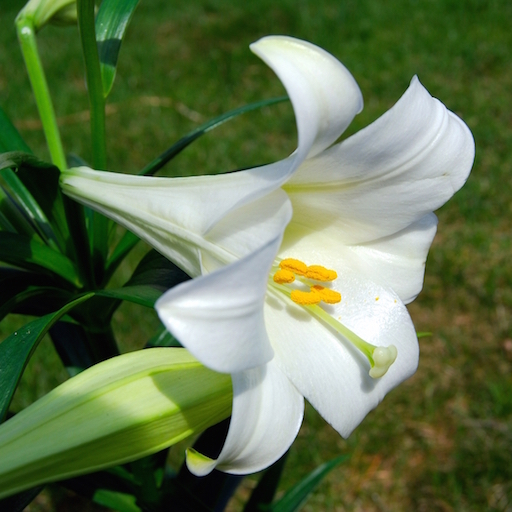
#> input picture 6.ML/data/lily.jpg, 512 x 512 px
$ python quant.py   (older library calls are emulated)
#> lines starting #> are read from the running program, lines starting #| are printed output that depends on the picture
# -*- coding: utf-8 -*-
from __future__ import unicode_literals
import numpy as np
import scipy.misc as sm
import sklearn.cluster as sc
import matplotlib.pyplot as mp
image = sm.imread('../../data/lily.jpg',
                  True).astype(np.uint8)
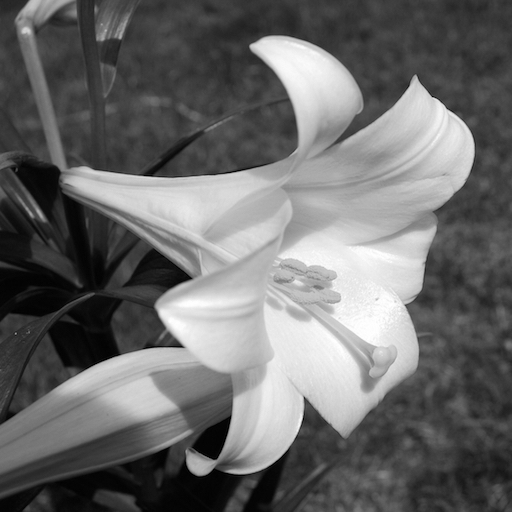
#> image: shape (512, 512); min 0, max 255, mean 106.2
x = image.reshape(-1, 1)
model = sc.KMeans(n_clusters=2)
model.fit(x)
y = model.labels_
centers = model.cluster_centers_.squeeze()
z = centers[y]
quant = z.reshape(image.shape)
mp.figure('Original Image', facecolor='lightgray')
mp.title('Original Image', fontsize=20)
mp.axis('off')
mp.imshow(image, cmap='gray')
mp.figure('Quant Image', facecolor='lightgray')
mp.title('Quant Image', fontsize=20)
mp.axis('off')
mp.imshow(quant, cmap='gray')
mp.show()
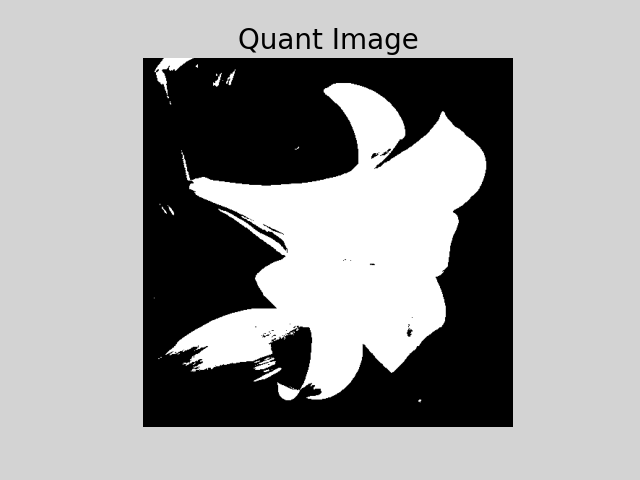
#> figure drawn by matplotlib, 1 panel

$ run again, with 6.ML/data/deformed.jpg copied over 6.ML/data/lily.jpg
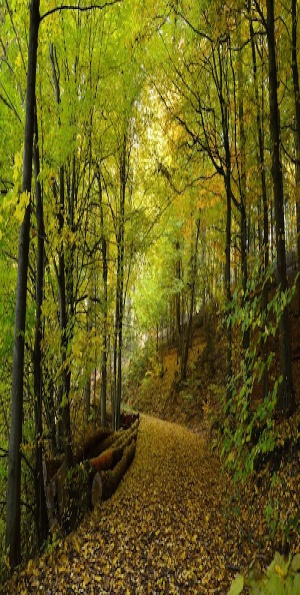
#> input picture 6.ML/data/deformed.jpg, 300 x 595 px
#> `image = sm.imread('../../data/lily.jpg', True).astype(np.uint8)`:
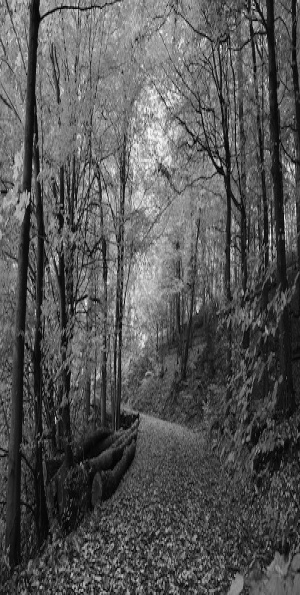
#> image: shape (595, 300); min 0, max 250, mean 85.7
#> `mp.show()`:
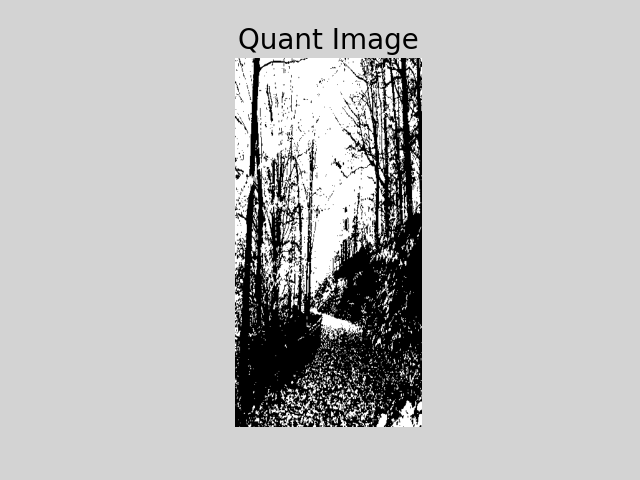
#> figure drawn by matplotlib, 1 panel
